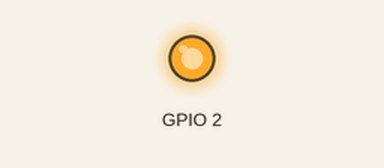
A sketch run on a simulated ESP32. Parts: output pins drawn as LEDs (lit = HIGH). What the sketch prints to the serial monitor is not drawn. At 1.0 s the program puts the board to deep sleep or switches it off; the recording ends there.

Above: at 0.1 s.
Timing chart, 0 to 1.0 s (numbered marks = the images above):
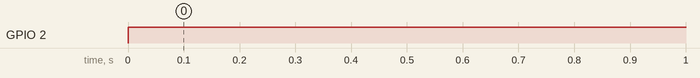

The sketch:

ESP8266_DeepSleep.ino
```cpp
/*
 * ESP8266 Deep sleep mode example
 * Rui Santos
 * Complete Project Details https://randomnerdtutorials.com
 */

void setup() {
  Serial.begin(115200);
  Serial.setTimeout(2000);
  pinMode(2, OUTPUT);
  // Wait for serial to initialize.
  while(!Serial) { }

  // Deep sleep mode for 30 seconds, the ESP8266 wakes up by itself when GPIO 16 (D0 in NodeMCU board) is connected to the RESET pin
  Serial.println("I'm awake, but I'm going into deep sleep mode for 30 seconds");
  digitalWrite(2, HIGH);
  delay(1000);
  ESP.deepSleep(10e6);

  // Deep sleep mode until RESET pin is connected to a LOW signal (for example pushbutton or magnetic reed switch)
  //Serial.println("I'm awake, but I'm going into deep sleep mode until RESET pin is connected to a LOW signal");
  //ESP.deepSleep(0);
}

void loop() {
}
```

Measured:
- by itself, GPIO 2: LOW → HIGH at 0.00 s
